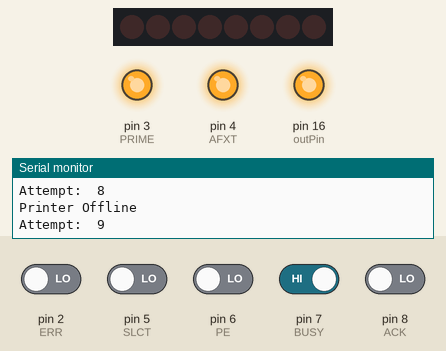
A sketch run on a simulated Arduino Uno, built with avr-gcc and run on an emulated ATmega328P. Parts: 8 shift-register outputs drawn as a row of LEDs (first output left, lit = HIGH), output pins drawn as LEDs (lit = HIGH), the last lines printed to the serial monitor. Wiring (inferred from the names in the program): shift register (74HC595): data pin 10; shift clock pin 15; latch pin 14; MR pin 18. Wiring (inferred from the signals the program sends): row of LEDs: on Q0, Q1, Q2, Q3, Q4, Q5, Q6, Q7. The test bench sets the inputs (shaded band); at power-on: pin 7 (BUSY) HIGH, pin 2 (ERR), pin 5 (SLCT), pin 6 (PE), pin 8 (ACK) LOW. Pins used as bus, display or sensor lines are not drawn.

Above: at 5.0 s.
5.1 s: pin 7 (BUSY) driven LOW and pin 8 (ACK) driven HIGH
10.8 s: pin 5 (SLCT) driven HIGH and pin 6 (PE) driven LOW
At 11.17 s:
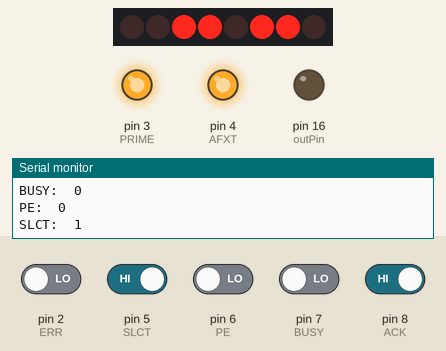
At 11.55 s:
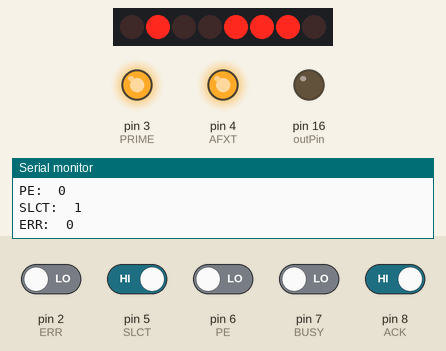
Timing chart, 0 to 13.8 s (numbered marks = the images above; inputs shaded):
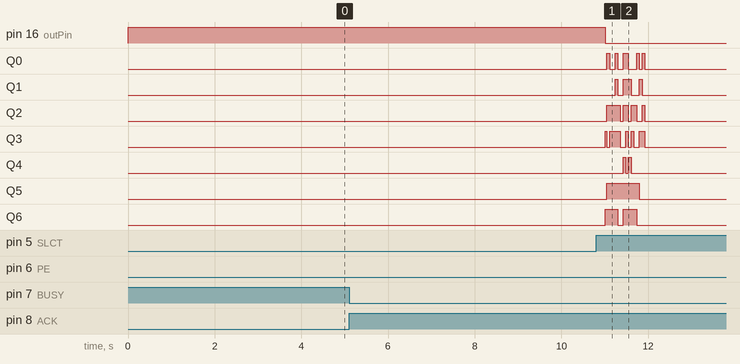

Measured:
- after the input at 10.8 s, pin 16 (outPin): HIGH → LOW after 0.21 s; Q1: goes HIGH 0.06 s, LOW 0.12 s, HIGH 0.19 s, LOW 0.19 s, HIGH 0.06 s, then LOW, starting after 0.44 s

The sketch:

DotMatrxDriver.ino
```cpp
/*  KX-P1081 Control  */
//  Ard->Prn
int STROBE = 9; //  Active Low
int AFXT = 4; //  Active Low
int PRIME = 3;  //  Active Low
//  Ard<-Prn
int ACK = 8;  //  Active Low
int BUSY = 7; //  Active High
int PE = 6; //  Active High
int SLCT = 5; //  Active High
int ERR = 2;  //  Active Low


/*  595 Register Control  */
int dataPin = 10;	//	595_DS
int outPin = 16;	//	595_OE - active low. Write high to blank, write low to show
int latchPin = 14;	//	595_ST_CP
int clockPin = 15;	//	595_SH_CP
int clearPin = 18;	//	595_MR

const byte payloadArray[20] = {"Hello, world!\x0A\x0D"}; //H,e,l,l,o,,, ,w,o,r,l,d,!,CR,LF
const byte initArray[20] = {"\x1B\x6C\x03\x1B\x6C\x46"};


byte data;
byte dataArray[10];
int attempt = 0;
int i = 0;

int valACK;
int valBUSY;
int valPE;
int valSLCT;
int valERR;

int discon = 0;
int initial = 0;
bool printingcomp = false;

void setup() {
  Serial.begin(9600);

/*  Initialise control ouputs */
//  595 Shift Lines
  pinMode(dataPin, OUTPUT);
  pinMode(outPin, OUTPUT);
  pinMode(latchPin, OUTPUT);
  pinMode(clockPin, OUTPUT);
  pinMode(clearPin, OUTPUT);

//  Printer input controls
  pinMode(STROBE, OUTPUT);
  pinMode(AFXT, OUTPUT);
  pinMode(PRIME, OUTPUT);

/*  Initialise control inputs */
//  Printer output controls
  pinMode(ACK, INPUT);
  pinMode(BUSY, INPUT);
  pinMode(PE, INPUT);
  pinMode(SLCT, INPUT);
  pinMode(ERR, INPUT);


  digitalWrite(outPin, 1);
  digitalWrite(clearPin, 1);


  digitalWrite(STROBE, 1);
  digitalWrite(AFXT, 1);
  digitalWrite(PRIME, 1);

  dataArray[0] = 0xFF; //0b11111111
  dataArray[1] = 0xFE; //0b11111110
  dataArray[2] = 0xFC; //0b11111100
  dataArray[3] = 0xF8; //0b11111000
  dataArray[4] = 0xF0; //0b11110000
  dataArray[5] = 0xE0; //0b11100000
  dataArray[6] = 0xC0; //0b11000000
  dataArray[7] = 0x80; //0b10000000
  dataArray[8] = 0x00; //0b00000000
  dataArray[9] = 0xE0; //0b11100000
}

void loop() {
  while(!Serial){}
  if(isOnline(SLCT)){
    discon = 0;
    valACK = digitalRead(ACK);
    valBUSY = digitalRead(BUSY);
    valPE = digitalRead(PE);
    valSLCT = digitalRead(SLCT);
    valERR = digitalRead(ERR);
    Serial.print(data);
    Serial.print("\t");
    Serial.println(i);
    Serial.print("ACK:\t");
    Serial.println(valACK);
    Serial.print("BUSY:\t");
    Serial.println(valBUSY);
    Serial.print("PE:\t");
    Serial.println(valPE);
    Serial.print("SLCT:\t");
    Serial.println(valSLCT);
    Serial.print("ERR:\t");
    Serial.println(valERR);
    Serial.println();
    attempt = 0;
    while(!(valBUSY == 0 && valACK == 1)){
      Serial.println("Waiting for Printer");
      break;
    }
    if(i<sizeof(payloadArray)){
      if(valBUSY == 0 && valACK == 1) {
        data = payloadArray[i];
        printData(outPin, latchPin, dataPin, clockPin, STROBE, data);
        valBUSY = digitalRead(BUSY);
        i++;
      }
    } else {
      Serial.println("Printing Complete");
    }
  } else {
    Serial.println("Printer Offline");
    Serial.print("Attempt:\t");
    Serial.println(attempt);
    attempt++;
    delay(500);
  }
  while(digitalRead(PE) == 1){
    discon = 0;
    Serial.println();
    Serial.println("Paper Out, printing complete");
    delay(500);
    break;
  }
  while((digitalRead(ACK) + digitalRead(BUSY) + digitalRead(PE) + digitalRead(SLCT) + digitalRead(ERR) + discon) == 0) {
    Serial.println("Printer Not Connected");
    delay(1000);
    discon++;
    while((digitalRead(ACK) + digitalRead(BUSY) + digitalRead(PE) + digitalRead(SLCT) + digitalRead(ERR)) == 0) {}
    break;
  }
}

//void testPayload(byte payload) {
//  for (int i = 0; i < sizeof(MSB_R); i++) {
//    Serial.print(MSB_R[i], HEX);
//  }
//  Serial.print(' ');
//  for (int i = 0; i < sizeof(RESET); i++) {
//    Serial.print(RESET[i], HEX);
//  }
//  Serial.print(' ');
//  for (int i = 0; i < sizeof(payloadArray); i++) {
//    Serial.print(payloadArray[i], HEX);
//    Serial.print(' ');
//  }
//  Serial.print(CR, HEX);
//  Serial.print(' ');
//  Serial.print(LF, HEX);
//  Serial.print(' ');
//  for (int i = 0; i < sizeof(HOME); i++) {
//    Serial.print(HOME[i], HEX);
//  }
//  Serial.println();
//}

void shiftOut(int myDataPin, int myClockPin, byte myDataOut) {
  int i=0;
  int pinState;
  pinMode(myClockPin, OUTPUT);
  pinMode(myDataPin, OUTPUT);

  digitalWrite(myDataPin, 0);
  digitalWrite(myClockPin, 0);

  for (int i = 7; i >= 0; i--) {  // LSB first
    digitalWrite(myClockPin, 0);

    if (myDataOut & (1<<i)) {
      pinState = 1;
    }
    else {
      pinState = 0;
    }

    digitalWrite(myDataPin, pinState);
    digitalWrite(myClockPin, 1);
    digitalWrite(myDataPin, 0);
  }

  digitalWrite(myClockPin, 0);
}

bool isOnline(int selectPin) {
  if(digitalRead(selectPin) == 1) {
    return true;
  } else {
    return false;
  }
}

bool paperOut(int paperPin) {
  if(digitalRead(paperPin == 1)) {
    return true;
  } else {
    return false;
  }
}

void getConts() {
  valACK = digitalRead(ACK);
  valBUSY = digitalRead(BUSY);
  valPE = digitalRead(PE);
  valSLCT = digitalRead(SLCT);
  valERR = digitalRead(ERR);
}

void printData(int myOutPin, int myLatchPin, int myDataPin, int myClockPin, int myStrobePin, byte myData) {
  digitalWrite(myOutPin, 0);
  digitalWrite(myLatchPin, 0);
  shiftOut(myDataPin, myClockPin, myData);
  digitalWrite(myLatchPin, 1);
  delayMicroseconds(50);
  delayMicroseconds(50);
  digitalWrite(myStrobePin, 0);
  delayMicroseconds(50);
  digitalWrite(myStrobePin, 1);
  delayMicroseconds(50);
  digitalWrite(myLatchPin, 0);
  Serial.println("Printing");
}
```
